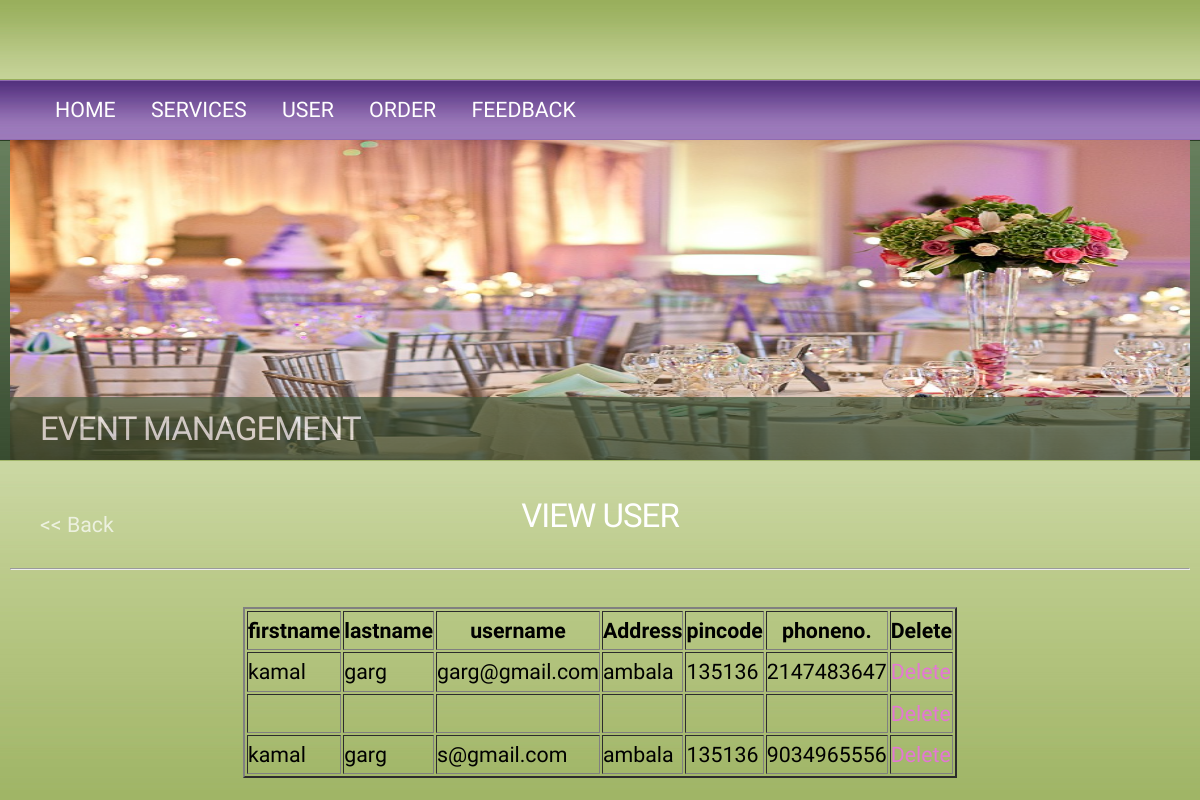
Screenshot of /viewuser.php with the database file from the repository.
### tables this page shows
CREATE TABLE IF NOT EXISTS `reg` (
  `regid` int(30) NOT NULL AUTO_INCREMENT,
  `fname` varchar(30) NOT NULL,
  `lname` varchar(30) NOT NULL,
  `uname` varchar(30) NOT NULL,
  `pwd` varchar(30) NOT NULL,
  `gender` varchar(30) NOT NULL,
  `address` varchar(56) NOT NULL,
  `pcode` varchar(30) NOT NULL,
  `pno` varchar(60) NOT NULL,
  PRIMARY KEY (`regid`)
);

### viewuser.php (the view, shortened to what this page needs)
<!DOCTYPE html PUBLIC "-//W3C//DTD XHTML 1.0 Strict//EN" "http://www.w3.org/TR/xhtml1/DTD/xhtml1-strict.dtd">
<head>
<html xmlns="http://www.w3.org/1999/xhtml">
		<link rel="stylesheet" type="text/css" href="style.css" />
<body>
	<div id="outer">
		<div id="header">
			<div id="nav">
<ul>
			<li><a href="welcomeadmin.php">Home</a></li>
			<li><a href="adminservices.php">Services</a></li>
			<li><a href="viewuser.php">User</a></li>
			<li><a href="vieworders.php">Order</a></li>
			<li><a href="fedback.php">Feedback</a></li>
			</ul>
		    </div>
		</div>
		<div id="banner">
			<img src="images/016_DJ_indian-wedding-room-900x600.jpg" width="1180" height="320" alt="" />
				<div id="logo">
					<h2><a href="#">Event management </a></h2>
<?php
echo "<a href='welcomeadmin.php' class='back'>"."<<"." "."Back"."</a>";
   ?>
				</div>
		</div>
<div>&nbsp;
     <center>   <h2>View User</h2><hr/></center>
<br/>            	<?php
$con = mysqli_connect("localhost","root","","project1");
$query="select * from  reg";
$rid=mysqli_query($con,$query) or die(mysqli_error());
echo "<center><table border='2' class='tab2' style=color:black>";
echo "<tr><th>firstname</th><th>lastname</th><th>username</th><th>Address</th><th>pincode</th><th>phoneno.</th>	<th>Delete</th></tr>";
while($res=mysqli_fetch_array($rid))
{
echo "<tr><td>".$res['fname']."</td><td>".$res['lname']."</td><td>".$res['uname']."</td><td>".$res['address']."</td><td>".$res['pcode']."</td><td>".$res['pno']."</td><td><a href='delete.php?id=".$res['regid']."'>Delete"."</a></td></tr>";
}
?>
</div>
		</div>
	</body>
</html>

### style.css (style rules this page uses)
* { margin: 0; padding: 0; }
a { text-decoration: underline; color: #E477D4; }
body { font-size: 16pt; line-height: 1.75em; background: #98ae5b url(images/bg.jpg) repeat-x top left; color: #C7CFC8; }
body,input { font-family: Jura, sans-serif; }
h1,h2,h3,h4 { text-transform: uppercase; font-weight: normal; letter-spacing: -1px; }
h2 { font-size: 1.55em; }
h2,h3,h4 { margin-bottom: 1em; color: #FFF; }
ul { margin: 0 0 1.5em 0; list-style: none; padding: 0; }
ul li { margin: 0; padding: 6px 0; }
#banner { position: relative; padding: 0; height: 320px; width: 1180px; margin: 0 0 0 0; background: #FFF; }
#header { position: relative; padding: 0px; height: 60px; width: 1120px; }
#logo { position: absolute; bottom: 0; left: 0px; height: 63px; width: 100%; line-height: 63px; background: url(images/logo.jpg) repeat-x bottom right; opacity: 0.7; }
#logo a { text-decoration: none; color: #fff; padding: 0 30px; }
#nav { top: 0; left: 0; height: 80px; line-height: 60px; padding: 0 30px 0 30px; width: 1120px; margin: 0; }
#nav a { text-decoration: none; text-transform: uppercase; letter-spacing: 2; color: #FFF; }
#nav ul { list-style: none; }
#nav ul li { display: inline; padding: 0 15px 0 15px; }
#outer { position: relative; width: 1180px; margin: 80px auto 0 auto; }

### viewuser.php (style rules this page uses)
a { text-decoration:none; }

### rows the page displays
reg: fname "kamal", lname "garg", uname "garg@gmail.com", address "ambala", pcode "135136", pno "2147483647"
reg: fname "kamal", lname "garg", uname "s@gmail.com", address "ambala", pcode "135136", pno "9034965556"
